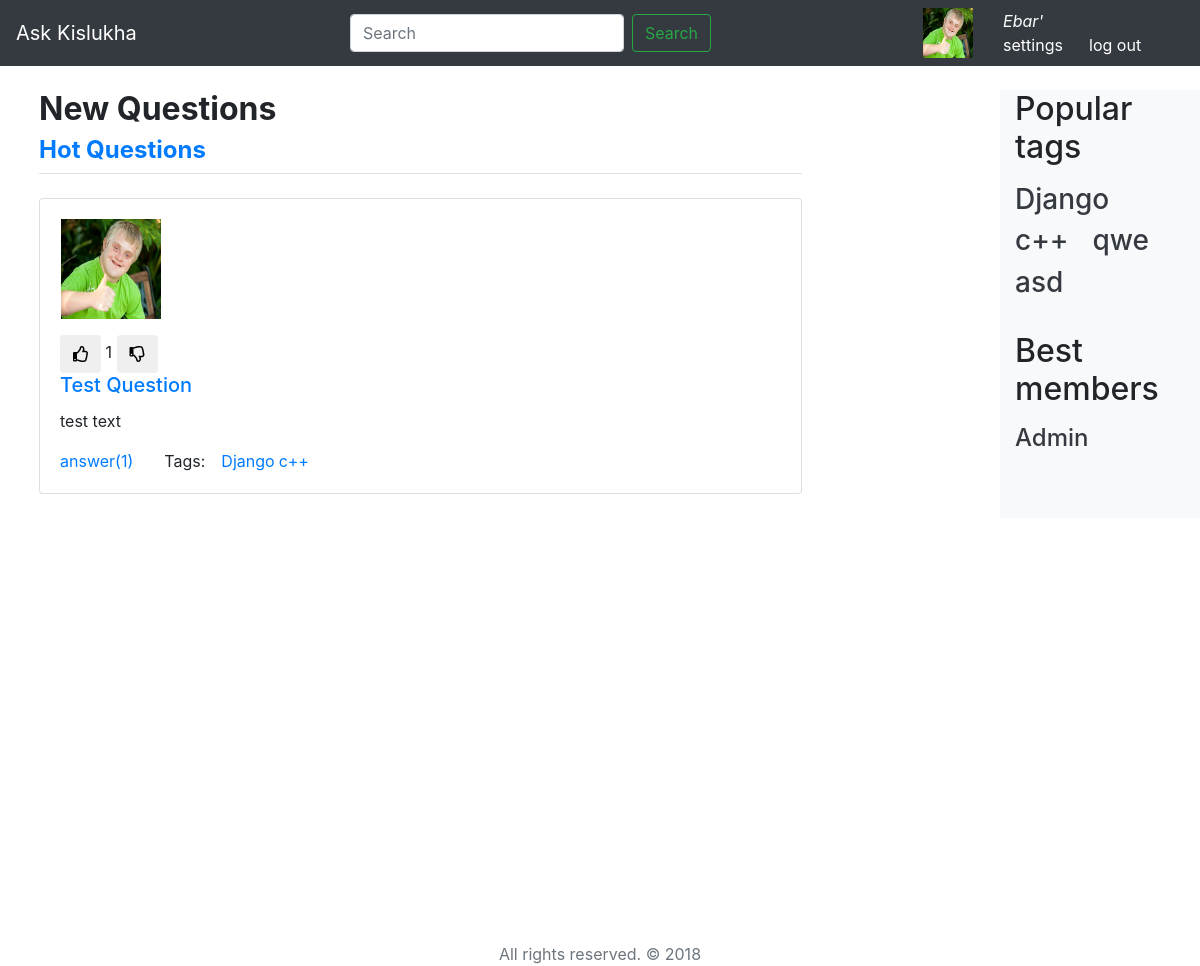
Before: / with the older database file.
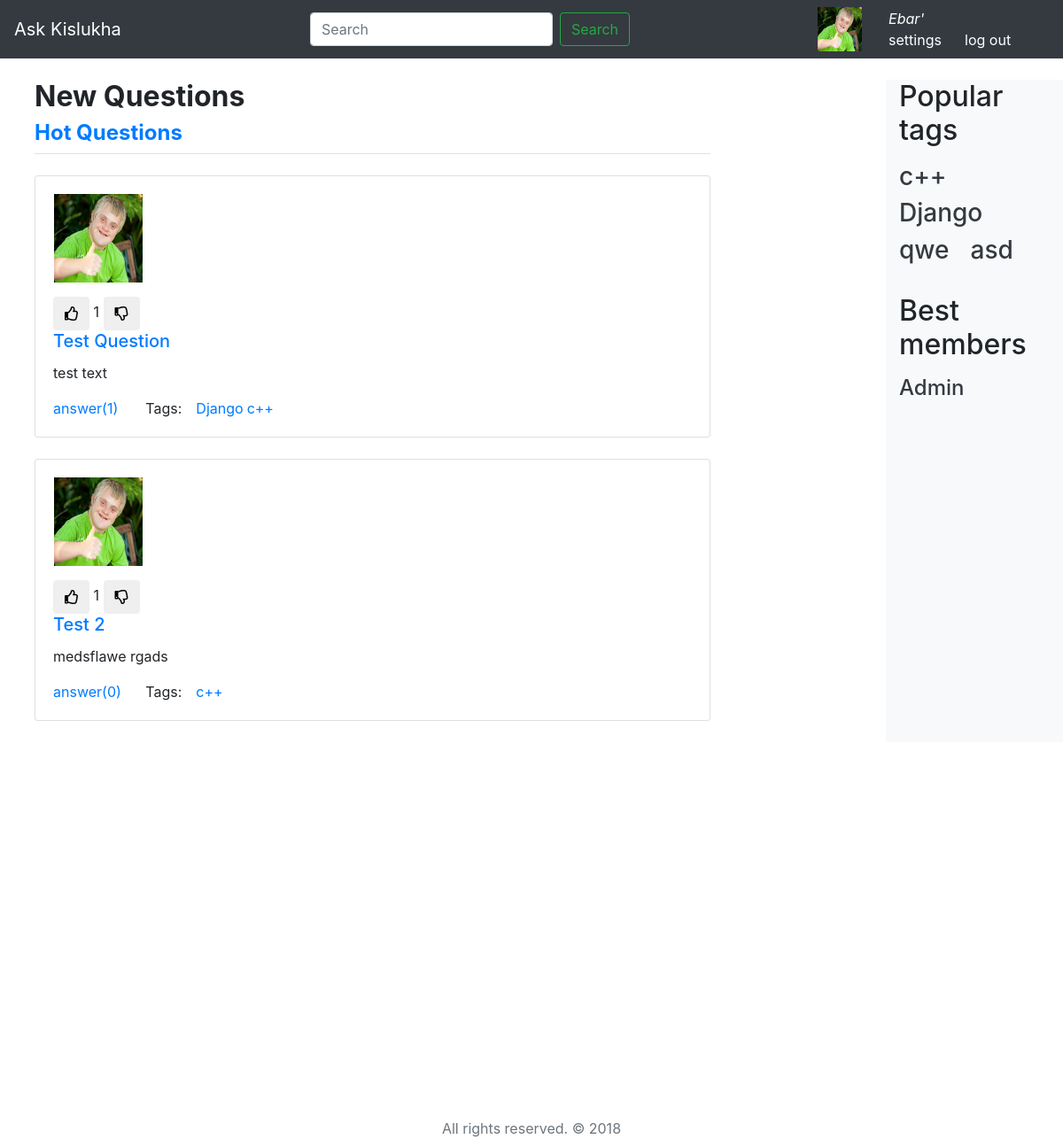
After: the same page with the newer database file.
### questions/models.py (models this page shows, shortened)
class User(AbstractUser):
    upload = models.ImageField(upload_to='uploads/%Y/%m/%d/')
    nickname = models.CharField(max_length=40, verbose_name=u"Никнейм")
    rating = models.IntegerField(default=0, verbose_name=u"Рейтинг пользователя")
    objects = UserManager()

class Question(models.Model):
    id = models.AutoField(primary_key=True)
    author = models.ForeignKey(User, on_delete=models.CASCADE)
    title = models.CharField(max_length=120, verbose_name=u"Заголовок вопроса")
    text = models.TextField(verbose_name=u"Полное описание вопроса")
    is_active = models.BooleanField(default=True, verbose_name=u"Доступность вопроса")
    tags = models.ManyToManyField(Tag, blank=True, related_name='questions')
    create_date = models.DateTimeField(default=datetime.now, verbose_name=u"Время создания вопроса")
    votes = GenericRelation(LikeDislike, related_query_name='questions')
    objects = QuestionManager()
    by_tag = QuestionTagManager()
    class Meta:
        ordering = ['-create_date']

class Tag(models.Model):
    title = models.CharField(max_length=120, verbose_name=u"Заголовок ярлыка")
    objects = TagManager()
    def __str__(self):
        return self.title

### questions/views.py (the view)
# urls.py: path('', IndexView.as_view(), name='home_page'),
class IndexView(PaginatedView):
    template_name = "index.html"
    model = Question
    def get_context_data(self, **kwargs):
        context = super().get_context_data(**kwargs)
        questions = self.model.objects.all()
        context['questions'] = self.get_page(questions)
        return context

### questions/models.py (called while the page is built)
    def get_bests(self, count):
        return self.get_queryset().order_by('-rating')[:count]

    def sum_rating(self):
        return self.get_queryset().aggregate(Sum('vote')).get('vote__sum') or 0

    def get_queryset(self):
        return super().get_queryset()

    def get_most_popular(self, count):
        return self.get_queryset().annotate(num_question=models.Count('questions')).order_by('-num_question')[:count]

    def get_queryset(self):
        return super().get_queryset().filter(is_active=True).annotate(answer_num=models.Count('answers'))

### questions/views.py (called while the page is built)
    def get_context_data(self, **kwargs):
        context = super().get_context_data(**kwargs)
        context['tags'] = Tag.objects.get_most_popular(8)
        context['members'] = User.objects.get_bests(8)
        context['user'] = User.objects.all()[0]
        return context

    def get(self, request, *args, **kwargs):
        self.page = request.GET.get('page') or 1
        return render(request, self.template_name, context=self.get_context_data(**kwargs))

    def get_page(self, objs):
        return Paginator(objs, self.objs_in_page).get_page(self.page)

    def get_context_data(self, **kwargs):
        return super().get_context_data(**kwargs)

### questions/templates/index.html (shortened to what this page needs)
{% extends 'base.html' %}
{% load static %}
{% block css %}
<link rel="stylesheet" href="{% static 'css/styles.css' %}">
<link rel="stylesheet" href="https://use.fontawesome.com/releases/v5.5.0/css/all.css">
{% endblock %}
{% block content %}
<div class="col-md-10">
  <div class="border-bottom mb-4">
      <h2 class="font-weight-bold mr-3">New Questions</h2>
      <h4 class="font-weight-bold mt-1"><a href="{% url 'hot_page' %}">Hot Questions</a></h4>
  </div>
  {% for question in questions %}
    {% with question as form %}
    {% include "question_template.html" %}
    {% endwith %}
  {% endfor %}
</div>
{% load bootstrap4 %}
{% endblock %}

### questions/templates/base.html (shortened to what this page needs)
{% load static %}
<!doctype html>
<html lang="en">
  <head>
    <link rel="stylesheet" href="{% static 'css/bootstrap.min.css' %}">
    {% block css %}{% endblock %}
  </head>
  <body>
    <nav class="navbar navbar-expand-md navbar-dark bg-dark mb-4">
      <a class="navbar-brand" href="{% url 'home_page' %}">Ask Kislukha</a>
      <div class="collapse navbar-collapse">
        <form class="form-inline mt-2 mt-md-0 ml-auto">
          <input class="form-control mr-sm-2" type="text" placeholder="Search" aria-label="Search">
          <button class="btn btn-outline-success my-2 my-sm-0" type="submit">Search</button>
        </form>
      </div>
      <div class="collapse navbar-collapse mr-4" style="min-height: 50px">
          {% block auth_header %}
            {% if user %}
              {% with user as user %}
                {% include 'sign_header.html' %}
            {% endwith %}
            {% else %}
              {% include 'no_sign_header.html' %}
            {% endif %}
          {% endblock %}
	    </div>
    </nav>
    <div class="container-fluid">
      <div class="row">
        <main role="main" class="col-md-9 ml-sm-auto col-lg-10 px-4"><div class="chartjs-size-monitor">
          {% block content %}{% endblock %}
        </main>
        <nav class="col-md-2 d-none d-md-block bg-light sidebar ml-auto">
          <div class="sidebar-sticky">
            <h2 class="pb-2">Popular tags</h2>
            <div class="row ml-auto">
              {% for tag in tags %}
                <h3 class="mr-4">
                  <a class="text-dark" href="{% url 'tag_page' tag_name=tag %}">
                  {{ tag }}
                  </a>
                </h3>
              {% endfor %}
            </div>
         </div>
          <div class="sidebar-sticky">
          	<h2 class="pb-2 pt-4">Best members</h2>
          	<ul class="nav flex-column">
              {% for member in members %}
        		  <li class="nav-item">
                <h4><a class="text-dark" href="#">
                 {{member}}
                </a>
	              </h4>
	            </li>
              {% endfor %}
            </ul>
          </div>
        </nav>
      </div>
    </div>
	  <div class="push">
    </div>
    <footer class="footer mt-4 text-center">
      <div class="container">
        <span class="text-muted">All rights reserved. © 2018</span>
    	</div>
    </footer>
  </body>
</html>

### questions/templates/sign_header.html
{% load static %}
<div class="col-auto text-right ml-auto">
  <img class="d-inline user-avatar" width="50" height="50" src="{{ user.upload.url }}">
</div>
<div class="col-auto">
  <div class="d-inline">
    <a class="text-white font-italic" src="#">{{user.nickname}}</a>
  </div>
  <div class="row">
    <div class="col-6">
      <a class="text-white" href="{% url 'settings_page' %}">settings</a>
    </div>
    <div class="col-6">
      <a class="text-white" href="#">log out</a>
    </div>
  </div>
</div>

### questions/templates/question_template.html
{% load static %}
<div class="card md-row mb-4 shadow-md">
  <div class="card-body">
    <div class = "row">
      <div class="col-auto">
        <div class="row">
          <img class="mb-3 ml-3" width="100" height="100" src="{{ form.author.upload.url }}">
        </div>
        <div>
          <button type="button" class="btn btn-default" aria-label="Left Align">
            <i class="far fa-thumbs-up"></i>
          </button>
          {{ form.votes.sum_rating }}
          <button type="button" class="btn btn-default">
            <i class="far fa-thumbs-down"></i>
          </button>
        </div>
      </div>
      {% block content %}
      <div class = "col-md-10">
        <a href="{% url 'question_page' question_id=form.id %}"><h5 class="card-title">{{form.title}}</h5></a>
        <p class="card-text">{{form.text}}</p>
        <div class="row">
          <div class="col-md-2 d-flex align-content-stretch flex-wrap">
            <a href="{% url 'question_page' question_id=form.id %}" class="text-primary">answer({{form.answer_num}})</a>
          </div>
          <div class="col-md-10 d-flex align-content-stretch flex-wrap">
            <div class="d-inline-flex mr-3">
            {% if form.tags.all %}
            Tags:
            </div>
            {% for tag in form.tags.all %}
            <a class="mr-1" href="{% url 'tag_page' tag_name=tag %}">{{tag}}</a>
            {% endfor %}
            {% endif %}
          </div>
        </div>
      </div>
      {% endblock %}
    </div>
  </div>
</div>

### questions/static/css/styles.css (style rules this page uses)
body,html { height:100%; }
.push { min-height: 50%; }

Changed rows visible on the page:
shown differently, row unchanged: Tag (number 2 of 4 on the later page): moves up the list
added Question: author.upload (picture), votes.sum_rating "1", title "Test 2", text "medsflawe rgads", answer_num "0", Tag (title "c++")
